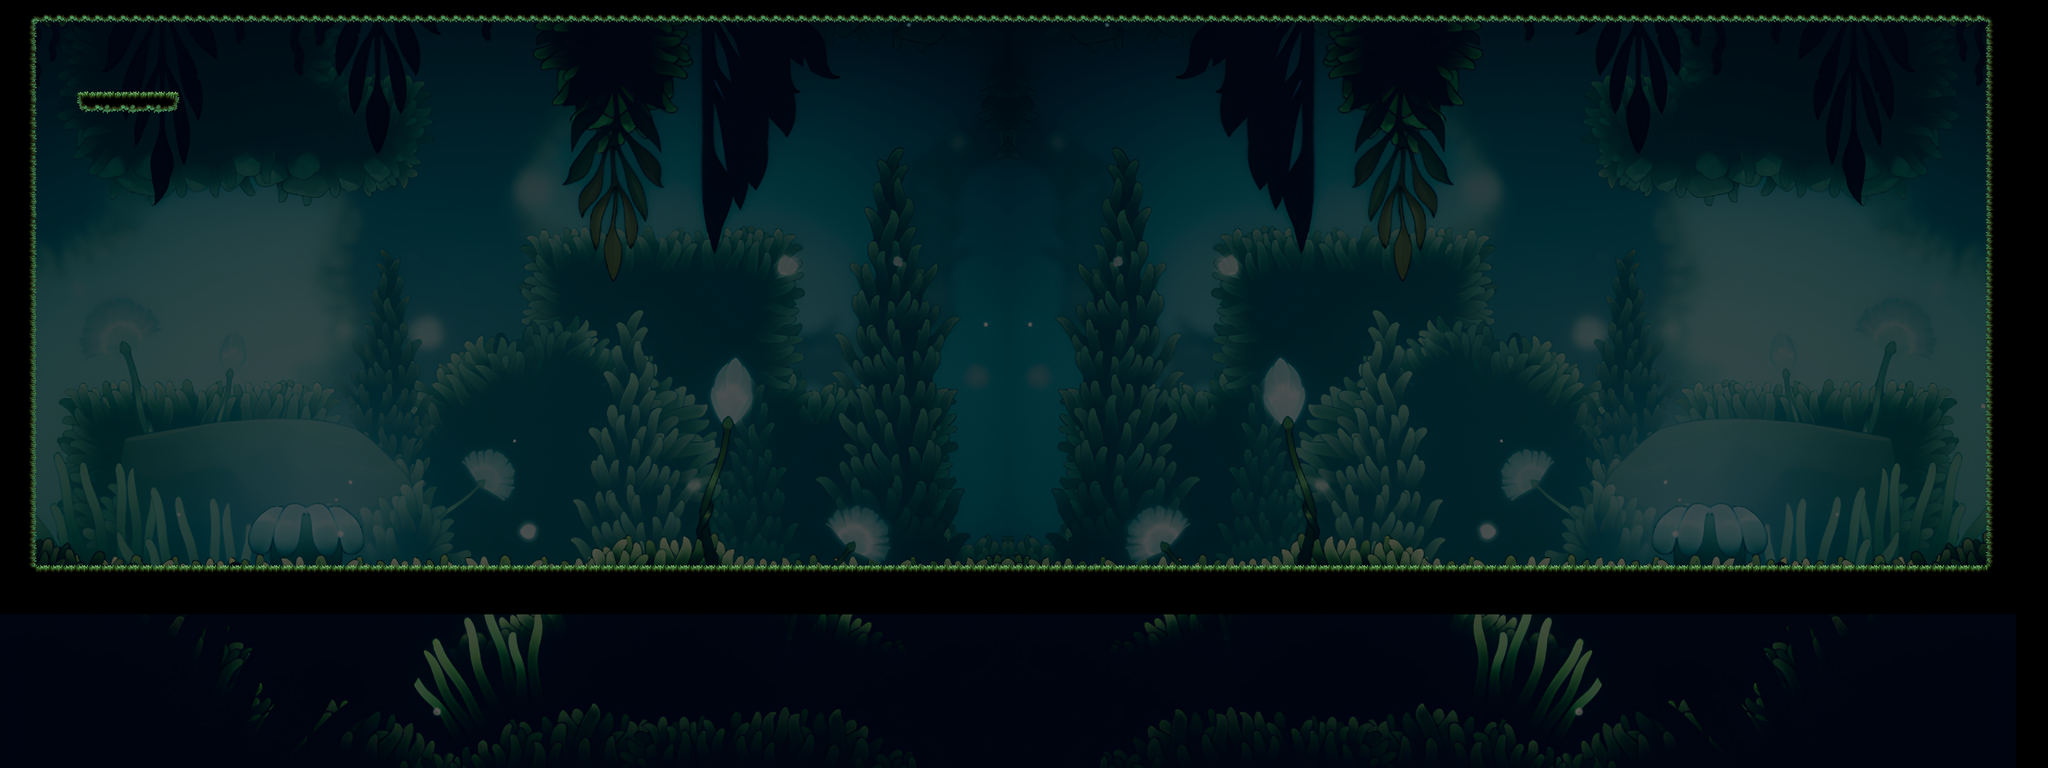

A 2D game scene composited from a Tiled map and its tileset images. What follows is a short description and the map's XML, with each tile layer's data collapsed to a summary:
An orthogonal 160x60 tile map with 32x32 px tiles, 1 tile layer (Tile Layer 1), 4 tilesets, 2 image layers and 3 objects (Boss, NPC, Player).

<map version="1.8" tiledversion="1.8.0" orientation="orthogonal" renderorder="right-down" width="160" height="60" tilewidth="32" tileheight="32" infinite="0" nextlayerid="7" nextobjectid="5">
 <tileset firstgid="1" name="resized" tilewidth="32" tileheight="32" tilecount="196" columns="14">
  <image source="../sprites/tiles/resized.png" width="448" height="448" />
 </tileset>
 <tileset firstgid="197" name="spritesheet" tilewidth="512" tileheight="512" tilecount="80" columns="20">
  <image source="../sprites/player/spritesheet.png" width="10240" height="2048" />
 </tileset>
 <tileset firstgid="277" name="boss" tilewidth="510" tileheight="410" tilecount="30" columns="30">
  <image source="../sprites/ai/boss.png" width="15300" height="410" />
 </tileset>
 <tileset firstgid="307" name="npc" tilewidth="512" tileheight="512" tilecount="80" columns="20">
  <image source="../sprites/player/npc.png" width="10240" height="2048" />
 </tileset>
 <imagelayer id="2" name="bg" opacity="0.7">
  <image source="svquS7ol_4x.jpg" width="2520" height="2000" />
 </imagelayer>
 <imagelayer id="3" name="bg flipped" opacity="0.7" offsetx="2520" offsety="0">
  <image source="mirror.jpg" width="2520" height="2000" />
 </imagelayer>
 <layer id="1" name="Tile Layer 1" width="160" height="60">
  <data>[9600 cells, 1216 non-empty, 35 distinct tile ids]</data>
 </layer>
 <objectgroup id="5" name="Boss">
  <object id="2" type="Boss" gid="277" x="1449" y="821" width="510" height="410">
   <properties>
    <property name="p1" type="float" value="1500" />
    <property name="p2" type="float" value="3500" />
   </properties>
  </object>
 </objectgroup>
 <objectgroup id="6" name="npc">
  <object id="4" type="NPC" gid="2147483955" x="4117.68" y="826" width="128" height="128" />
 </objectgroup>
 <objectgroup id="4" name="player">
  <object id="1" type="Player" gid="197" x="205.333" y="140" width="128" height="128" />
 </objectgroup>
</map>